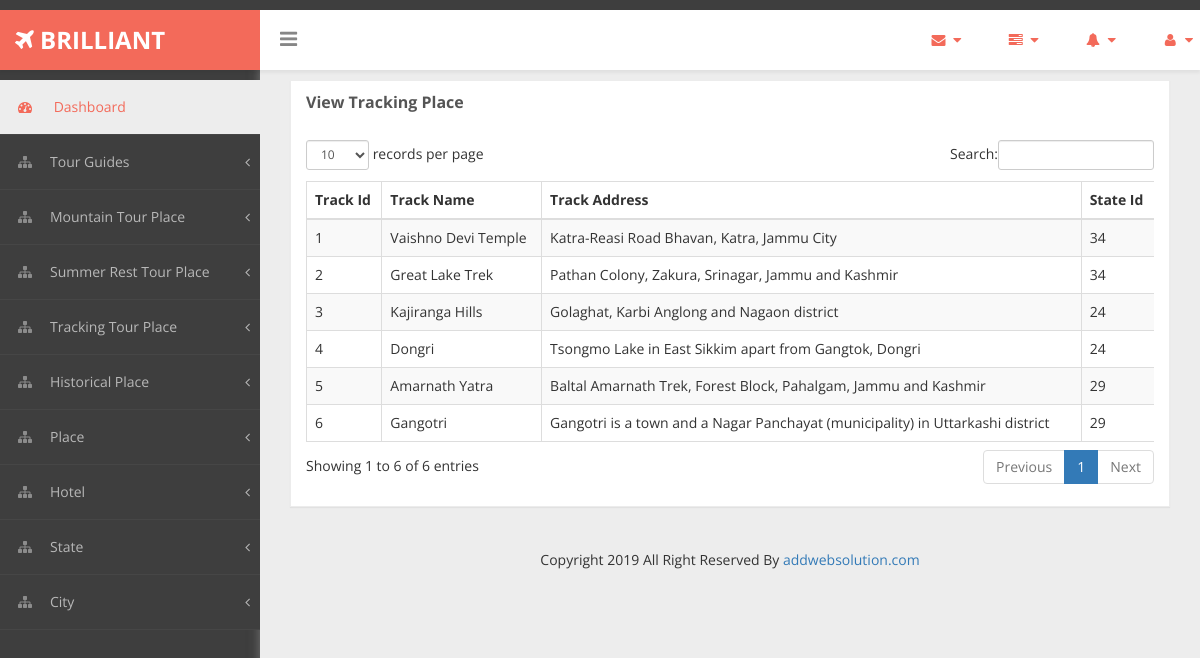
Page /Admin/viewtracking.php on the committed database.
### tables this page shows
CREATE TABLE `Tracking` (
  `track_id` int(10) NOT NULL,
  `track_name` varchar(70) NOT NULL,
  `track_image` varchar(70) DEFAULT NULL,
  `track_address` varchar(100) NOT NULL,
  `track_des` text NOT NULL,
  `s_id` int(10) NOT NULL
);

### Admin/viewtracking.php (the view, shortened to what this page needs)
<?php
include_once("header.php");
include_once("database.php");
?>
<!DOCTYPE html>
<html xmlns="http://www.w3.org/1999/xhtml">
<head>
    <link href="assets/css/bootstrap.css" rel="stylesheet" />
    <link href="assets/css/font-awesome.css" rel="stylesheet" />
    <link href="assets/css/custom-styles.css" rel="stylesheet" />
    <link href="assets/js/dataTables/dataTables.bootstrap.css" rel="stylesheet" />
</head>
<body>
    <div id="wrapper">
        <div id="page-wrapper" >
            <div id="page-inner">
                <div class="row">
                    <div class="col-md-12">
                        <div class="panel panel-default">
                            <div class="panel-heading">
                                View Tracking Place
                            </div>
                            <div class="panel-body">
                                <div class="table-responsive">
                                    <table class="table table-striped table-bordered table-hover" id="dataTables-example">
                                        <thead>
                                            <tr>
                                                <th>Track Id</th>
                                                <th>Track Name</th>
                                                <th>Track Address</th>
                                                <th>State Id</th>
                                            </tr>
                                        </thead>
                                        <tbody>
                                            <?php
                                                $sql=$con->prepare("SELECT * From Tracking");
                                                $sql->execute();
                                                $rs=$sql->get_result();
                                                while($row=$rs->fetch_assoc())
                                                {
                                            ?>
                                                    <tr class="odd gradeX">
                                                        <td><?php echo $row['track_id']; ?></td>
                                                        <td><?php echo $row['track_name']; ?></td>
                                                        <td><?php echo $row['track_address']; ?></td>
                                                        <td><?php echo $row['s_id']; ?></td>
                                                    </tr>
                                            <?php
                                                }
                                            ?>
                                    </table>
                                </div>
                            </div>
                        </div>
                    </div>
                </div>
                <?php include_once("footer.php"); ?>
            </div>
        </div>
    </div>
</body>
</html>

### Admin/assets/css/custom-styles.css (style rules this page uses)
body { font-family: 'Open Sans', sans-serif; background: #3E3E3E; }
#wrapper { width: 100%; }
#page-wrapper { padding: 15px 15px; min-height: 200px; background: #EDEDED; }
#page-inner { width:100%; margin:10px 20px 10px 0px; background-color:transparent; padding: 15px 30px; min-height:1000px; }
.panel { border-radius:0px; }
#page-wrapper { position: relative; top: 55px; box-shadow: 0 0 10px #757575; -moz-box-shadow: 0 0 10px #757575; -webkit-box-shadow: 0 0 10px #757575; }
.panel-default { border-color: #ECECEC; }
.panel-default > .panel-heading { color: #555; border-color: #FFF; font-weight:bold;background: #FFFFFF; font-size: 16px; text-shadow: none; }
.panel-heading { border-bottom: 1px solid transparent; border-top-left-radius: 3px; border-top-right-radius: 3px; }
@media (min-width:768px) { #page-wrapper { margin: 0 0 0 260px; padding: 0; min-height: 1200px; } }

### rows in the picture
tracking: track_id "1", track_name "Vaishno Devi Temple", track_address "Katra-Reasi Road Bhavan, Katra, Jammu City", s "34"
tracking: track_id "2", track_name "Great Lake Trek", track_address "Pathan Colony, Zakura, Srinagar, Jammu and Kashmir", s "34"
tracking: track_id "3", track_name "Kajiranga Hills", track_address "Golaghat, Karbi Anglong and Nagaon district", s "24"
tracking: track_id "4", track_name "Dongri", track_address "Tsongmo Lake in East Sikkim apart from Gangtok, Dongri", s "24"
tracking: track_id "5", track_name "Amarnath Yatra", track_address "Baltal Amarnath Trek, Forest Block, Pahalgam, Jammu and Kashmir", s "29"
tracking: track_id "6", track_name "Gangotri", track_address "Gangotri is a town and a Nagar Panchayat (municipality) in Uttarkashi district", s "29"
